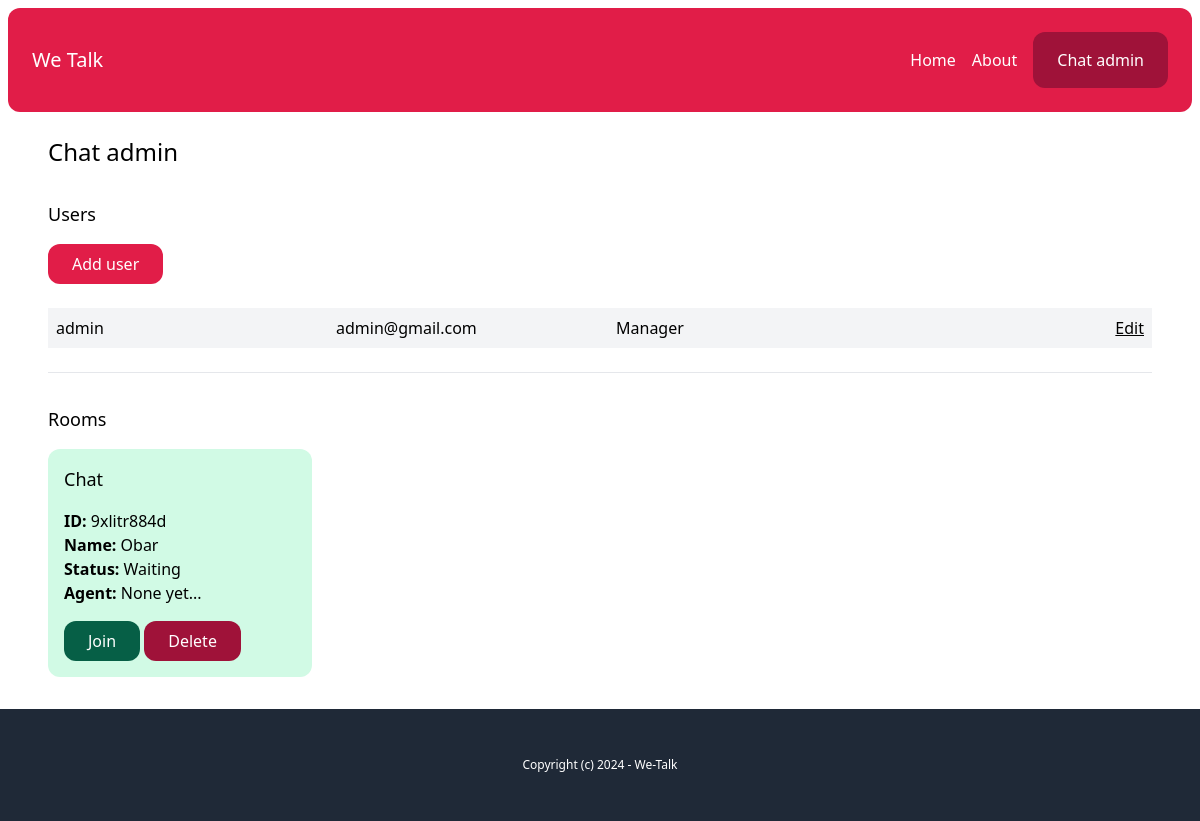
The app's page /chat-admin/ (signed in), older data.
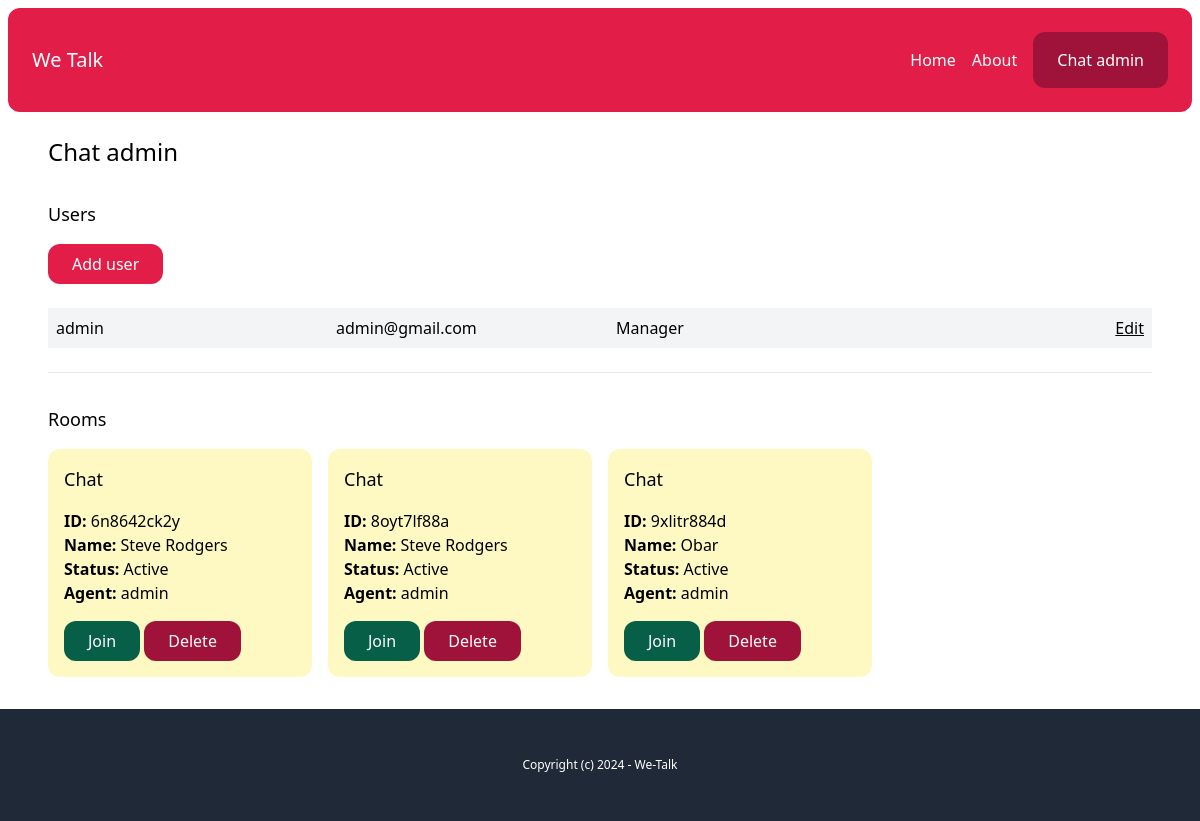
The same page, newer data.
### account/models.py (models this page shows)
class User(AbstractBaseUser, PermissionsMixin):
    AGENT = 'agent'
    MANAGER = 'manager'
    ROLES_CHOICES = (
        (AGENT, 'Agent'),
        (MANAGER, 'Manager'),
    )
    id = models.UUIDField(primary_key=True, default=uuid.uuid4, editable=False)
    email = models.EmailField(unique=True)
    name = models.CharField(max_length=255, blank=True, default='')
    role = models.CharField(max_length=20, choices=ROLES_CHOICES, default=AGENT)
    is_active = models.BooleanField(default=True)
    is_superuser = models.BooleanField(default=False)
    is_staff = models.BooleanField(default=False)
    date_joined = models.DateTimeField(default=timezone.now)
    last_login = models.DateTimeField(blank=True, null=True)
    objects = CustomUserManager()
    USERNAME_FIELD = 'email'
    EMAIL_FIELD = 'email'
    REQUIRED_FIELDS = ['name']

### chat/models.py (models this page shows, shortened)
class Room(models.Model):
    WAITING = 'waiting'
    ACTIVE = 'active'
    CLOSED = 'closed'
    CHOICES_STATUS = (
        (WAITING, 'Waiting'),
        (ACTIVE, 'Active'),
        (CLOSED, 'Closed'),
    )
    uuid = models.CharField(max_length=255)
    client = models.CharField(max_length=255)
    agent = models.ForeignKey(User, related_name='rooms', blank=True, null=True, on_delete=models.CASCADE)
    messages = models.ManyToManyField(Message, blank=True)
    url = models.CharField(max_length=255, blank=True, null=True)
    status = models.CharField(max_length=20, choices=CHOICES_STATUS, default=WAITING)
    created_at = models.DateTimeField(auto_now_add=True)
    class Meta:
        ordering = ('-created_at',)

### chat/views.py (the view)
# urls.py: path('chat-admin/', views.admin, name='admin'),
@login_required
def admin(request):
    rooms = Room.objects.all()
    users = User.objects.filter(is_staff=True)
    return render(request, 'chat/admin.html', {'rooms': rooms, 'users': users})

### chat/templates/chat/admin.html
{% extends 'core/base.html' %}
{% block content %}
    <h1 class="text-2xl">Chat admin</h1>
    {% if perms.user.add_user %}
        <div class="mt-8">
            <h2 class="mb-4 text-lg">Users</h2>
            <a href="{% url 'chat:add_user' %}" class="inline-block py-2 px-6 bg-rose-600 text-white rounded-xl">Add user</a>
            <div class="mt-6">
                {% for user in users %}
                    <div class="grid grid-cols-4 gap-4 py-2 {% cycle 'bg-gray-100' '' %}">
                        <p class="px-2">
                            <a href="{% url 'chat:user_detail' user.pk %}">{{ user.name }}</a>
                        </p>
                        <p class="px-2">{{ user.email }}</p>
                        <p class="px-2">{{ user.get_role_display }}</p>
                        <p class="px-2 text-right">
                            {% if perms.user.edit_user %}
                                <a href="{% url 'chat:edit_user' user.pk %}" class="underline">Edit</a>
                            {% endif %}
                        </p>
                    </div>
                {% endfor %}
            </div>
        </div>
    {% endif %}
    <hr class="my-6">
    <div class="mt-8">
        <h2 class="mb-4 text-lg">Rooms</h2>
        {% include 'chat/partials/room_list.html' %}
    </div>
{% endblock %}

### chat/templates/chat/partials/room_list.html
<div class="grid grid-cols-4 gap-4">
    {% for room in rooms %}
        <div class="p-4 rounded-xl {% if room.status == 'waiting' %}bg-emerald-100{% elif room.status == 'active' %}bg-yellow-100{% else %}bg-gray-100{% endif %}">
            <h3 class="mb-4 text-lg">Chat</h3>
            <p>
                <b>ID: </b>{{ room.uuid }}<br>
                <b>Name: </b>{{ room.client }}<br>
                <b>Status: </b>{{ room.get_status_display }}<br>
                <b>Agent: </b>{% firstof room.agent.name 'None yet...' %}
            </p>
            <a href="{% url 'chat:room' room.uuid %}" class="mt-4 inline-block py-2 px-6 bg-emerald-800 text-white rounded-xl">Join</a>
            <a href="{% url 'chat:delete_room' room.uuid %}" class="mt-4 inline-block py-2 px-6 bg-rose-800 text-white rounded-xl">Delete</a>
        </div>
    {% endfor %}
</div>

Row changes from the older to the newer data that the page shows:
added Room: uuid "6n8642ck2y", client "Steve Rodgers", status "Active", agent.name "admin"
added Room: uuid "8oyt7lf88a", client "Steve Rodgers", status "Active", agent.name "admin"
changed Room "9xlitr884d": status "Waiting" → "Active"; agent.name "None yet..." → "admin"
